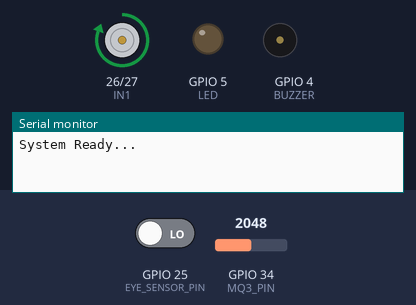
The sketch below on a simulated ESP32. On the bench: motor-driver pin pairs drawn as motors (green arrow = first pin HIGH = forward, orange = second pin HIGH = backward, longer = more drive), output pins drawn as LEDs (lit = HIGH), buzzer (waves = sounding, pin HIGH), the last lines printed to the serial monitor. The test bench sets the inputs (shaded band); at power-on: GPIO 34 (MQ3_PIN) = 2048, GPIO 25 (EYE_SENSOR_PIN) LOW. Nothing arrives over Bluetooth unless stated.

Above: at 1.2 s.
1.3 s: GPIO 34 (MQ3_PIN) set to 3640
2.8 s: GPIO 34 (MQ3_PIN) set to 3755
At 4.0 s:
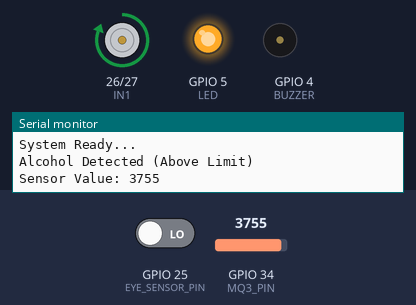
4.3 s: GPIO 25 (EYE_SENSOR_PIN) driven HIGH
At 5.3 s:
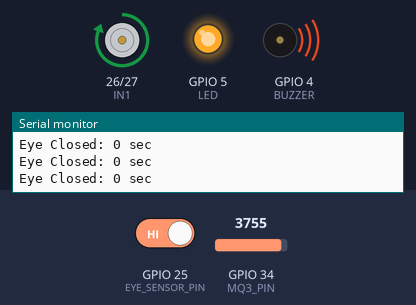
5.8 s: GPIO 34 (MQ3_PIN) set to 3660
At 6.7 s:
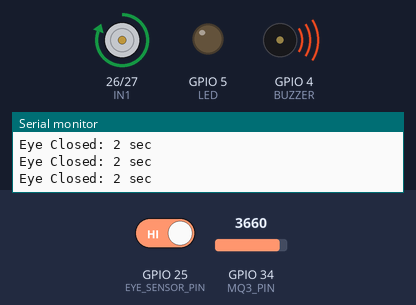
7.3 s: GPIO 34 (MQ3_PIN) set to 3740
At 8.9 s:
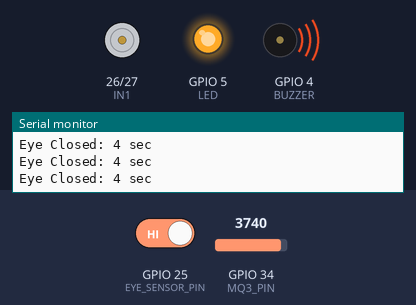
9.8 s: GPIO 25 (EYE_SENSOR_PIN) driven LOW
At 10.2 s:
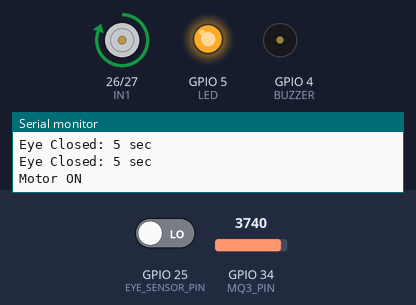
Timing chart, 0 to 12.3 s (numbered marks = the images above; inputs shaded):
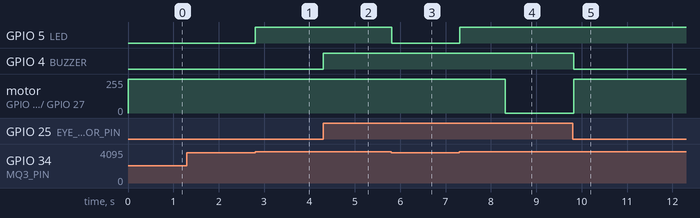

The sketch:

ADAS_HARDWARE.ino
```cpp
#include "BluetoothSerial.h"

BluetoothSerial SerialBT;

#define EYE_SENSOR_PIN 25
#define MQ3_PIN 34
#define LED 5
#define BUZZER 4
#define IN1 26
#define IN2 27

int alcoholThreshold = 3700;

bool alcoholState = false;
bool motorState = true;

unsigned long eyeClosedStartTime = 0;
bool isEyeClosed = false;

void setup() {
  Serial.begin(115200);
  SerialBT.begin("ESP32_DRIVER");

  pinMode(EYE_SENSOR_PIN, INPUT);
  pinMode(LED, OUTPUT);
  pinMode(BUZZER, OUTPUT);
  pinMode(IN1, OUTPUT);
  pinMode(IN2, OUTPUT);

  digitalWrite(LED, LOW);
  digitalWrite(BUZZER, LOW);

  digitalWrite(IN1, HIGH);
  digitalWrite(IN2, LOW);

  Serial.println("System Ready...");
}

void loop() {

  // ALCOHOL SECTION
  int alcoholValue = analogRead(MQ3_PIN);

  bool alcoholDetected = false;

  if (alcoholValue > alcoholThreshold) {
    alcoholDetected = true;
    digitalWrite(LED, HIGH);

    if (!alcoholState) {
      Serial.println("Alcohol Detected (Above Limit)");
      Serial.print("Sensor Value: ");
      Serial.println(alcoholValue);

      alcoholState = true;
    }

  } else {
    digitalWrite(LED, LOW);

    if (alcoholState) {
      Serial.println("Alcohol Cleared (Safe)");
      alcoholState = false;
    }
  }

  // DROWSINESS SECTION
  int eyeState = digitalRead(EYE_SENSOR_PIN);
  bool drowsyDetected = false;

  if (eyeState == HIGH) {

    if (!isEyeClosed) {
      isEyeClosed = true;
      eyeClosedStartTime = millis();
    }

    digitalWrite(BUZZER, HIGH);

    unsigned long elapsed = millis() - eyeClosedStartTime;
    int seconds = elapsed / 1000;

    Serial.print("Eye Closed: ");
    Serial.print(seconds);
    Serial.println(" sec");

    SerialBT.println(seconds);

    if (elapsed >= 4000) {   // 4 sec condition
      drowsyDetected = true;
    }

  } else {
    isEyeClosed = false;
    digitalWrite(BUZZER, LOW);
    SerialBT.println(0);
  }

  // MOTOR CONTROL (Alcohol & Drowsy)
  if (alcoholDetected && drowsyDetected) {

    if (motorState == true) {
      digitalWrite(IN1, LOW);
      digitalWrite(IN2, LOW);

      Serial.println("Motor OFF (Alcohol + Drowsy)");
      motorState = false;
    }

  } else {

    if (motorState == false) {
      digitalWrite(IN1, HIGH);
      digitalWrite(IN2, LOW);

      Serial.println("Motor ON");
      motorState = true;
    }
  }

  delay(100);
}
```

Measured:
- the behaviour switches between 3700 and 3701 on GPIO 34 (MQ3_PIN) (found by bisection; images 0 and 1)
- after the input at 1.3 s, every drawn part: stays the same
- after the input at 2.8 s, GPIO 5 (LED): LOW → HIGH at once
- after the input at 4.3 s, GPIO 4 (BUZZER): LOW → HIGH at once
- after the input at 5.8 s, GPIO 5 (LED): HIGH → LOW at once
- after the input at 7.3 s, GPIO 5 (LED): LOW → HIGH at once; motor on GPIO 26 (IN1) / GPIO 27 (IN2): forward 255/255 → stopped after 1.0 s
- after the input at 9.8 s, GPIO 4 (BUZZER): HIGH → LOW at once; motor on GPIO 26 (IN1) / GPIO 27 (IN2): stopped → forward 255/255 at once
